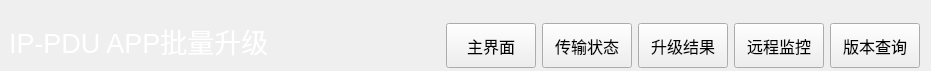
<?xml version="1.0" encoding="UTF-8"?>
<ui version="4.0">
 <class>NavBarWid</class>
 <widget class="QWidget" name="NavBarWid">
  <property name="geometry">
   <rect>
    <x>0</x>
    <y>0</y>
    <width>931</width>
    <height>71</height>
   </rect>
  </property>
  <property name="windowTitle">
   <string>Form</string>
  </property>
  <layout class="QGridLayout" name="gridLayout">
   <property name="leftMargin">
    <number>9</number>
   </property>
   <property name="topMargin">
    <number>21</number>
   </property>
   <property name="bottomMargin">
    <number>0</number>
   </property>
   <item row="0" column="3">
    <widget class="QPushButton" name="setBtn">
     <property name="minimumSize">
      <size>
       <width>90</width>
       <height>0</height>
      </size>
     </property>
     <property name="maximumSize">
      <size>
       <width>230</width>
       <height>45</height>
      </size>
     </property>
     <property name="font">
      <font>
       <pointsize>12</pointsize>
      </font>
     </property>
     <property name="text">
      <string>传输状态</string>
     </property>
    </widget>
   </item>
   <item row="0" column="2">
    <widget class="QPushButton" name="homeBtn">
     <property name="minimumSize">
      <size>
       <width>90</width>
       <height>0</height>
      </size>
     </property>
     <property name="maximumSize">
      <size>
       <width>230</width>
       <height>45</height>
      </size>
     </property>
     <property name="font">
      <font>
       <pointsize>12</pointsize>
      </font>
     </property>
     <property name="text">
      <string>主界面</string>
     </property>
    </widget>
   </item>
   <item row="0" column="1">
    <spacer name="horizontalSpacer">
     <property name="orientation">
      <enum>Qt::Horizontal</enum>
     </property>
     <property name="sizeHint" stdset="0">
      <size>
       <width>52</width>
       <height>20</height>
      </size>
     </property>
    </spacer>
   </item>
   <item row="0" column="0">
    <widget class="QLabel" name="label">
     <property name="minimumSize">
      <size>
       <width>0</width>
       <height>50</height>
      </size>
     </property>
     <property name="font">
      <font>
       <pointsize>20</pointsize>
      </font>
     </property>
     <property name="styleSheet">
      <string notr="true">color: rgb(255, 255, 255);</string>
     </property>
     <property name="text">
      <string>IP-PDU APP批量升级</string>
     </property>
     <property name="alignment">
      <set>Qt::AlignLeading|Qt::AlignLeft|Qt::AlignTop</set>
     </property>
    </widget>
   </item>
   <item row="0" column="4">
    <widget class="QPushButton" name="loginBtn">
     <property name="minimumSize">
      <size>
       <width>90</width>
       <height>0</height>
      </size>
     </property>
     <property name="maximumSize">
      <size>
       <width>230</width>
       <height>45</height>
      </size>
     </property>
     <property name="font">
      <font>
       <pointsize>12</pointsize>
      </font>
     </property>
     <property name="text">
      <string>升级结果</string>
     </property>
    </widget>
   </item>
   <item row="0" column="5">
    <widget class="QPushButton" name="logBtn">
     <property name="minimumSize">
      <size>
       <width>90</width>
       <height>0</height>
      </size>
     </property>
     <property name="maximumSize">
      <size>
       <width>230</width>
       <height>45</height>
      </size>
     </property>
     <property name="font">
      <font>
       <pointsize>12</pointsize>
      </font>
     </property>
     <property name="text">
      <string>远程监控</string>
     </property>
    </widget>
   </item>
   <item row="0" column="6">
    <widget class="QPushButton" name="swBtn">
     <property name="minimumSize">
      <size>
       <width>90</width>
       <height>0</height>
      </size>
     </property>
     <property name="maximumSize">
      <size>
       <width>230</width>
       <height>45</height>
      </size>
     </property>
     <property name="font">
      <font>
       <pointsize>12</pointsize>
      </font>
     </property>
     <property name="text">
      <string>版本查询</string>
     </property>
    </widget>
   </item>
  </layout>
 </widget>
 <resources/>
 <connections/>
</ui>
